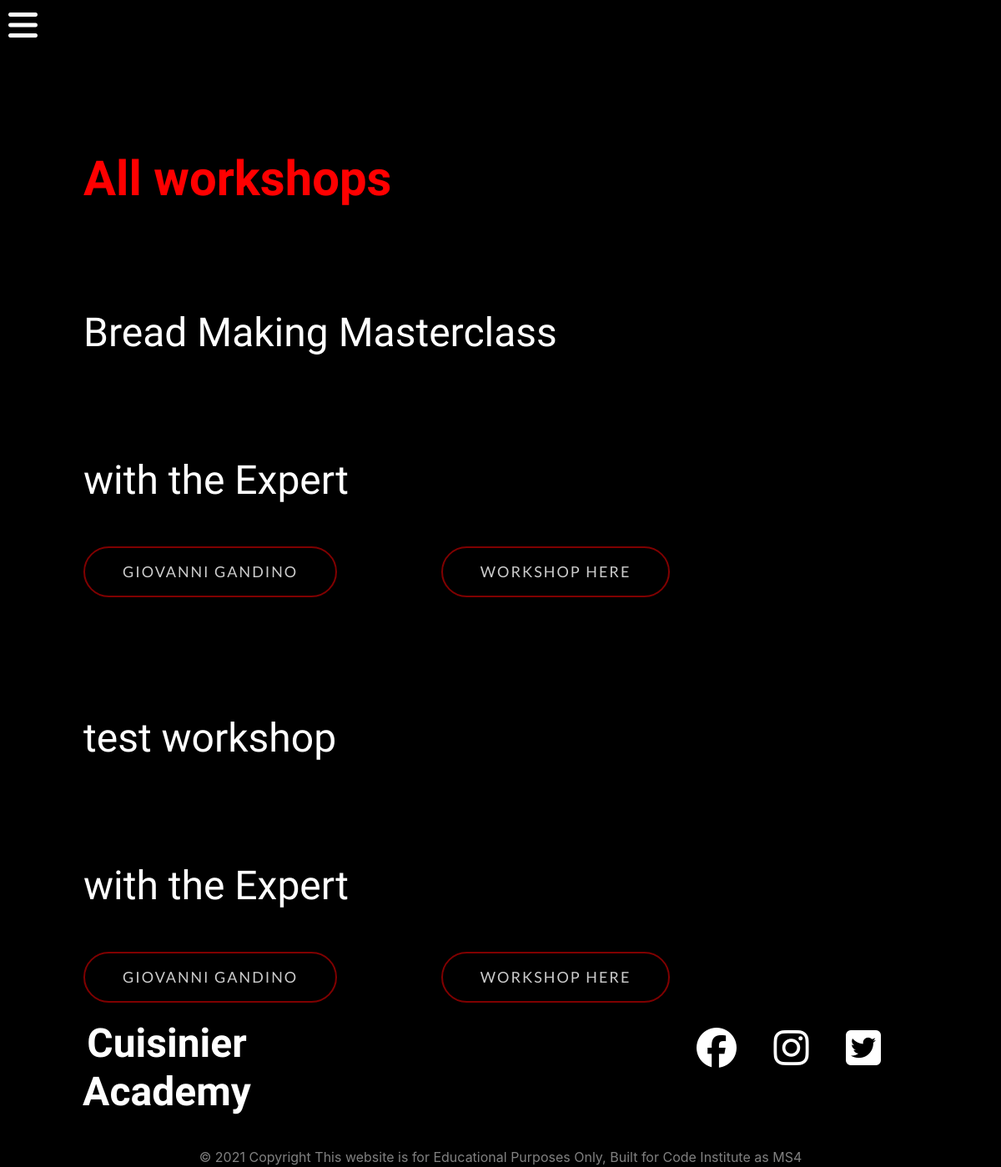
Page /workshops/ on the committed database.
### workshops/models.py (models this page shows, shortened)
class Workshop(models.Model):
    title = models.CharField(max_length=100)
    sub_title = models.CharField(max_length=200)
    description = models.TextField(blank=True)
    expert = models.ForeignKey(Expert,default=None, on_delete=models.DO_NOTHING)
    main_img = models.ImageField(null=True, blank=True) # upload file path
    image_1 = models.ImageField(null=True, blank=True)
    image_2 = models.ImageField(null=True, blank=True)
    image_3 = models.ImageField(null=True, blank=True)
    agenda_day_1 = models.TextField(null=True, blank=True)
    agenda_day_2 = models.TextField(null=True, blank=True)
    agenda_day_3 = models.TextField(null=True, blank=True)
    price = models.DecimalField(null=True, max_digits=6, decimal_places=2, blank=True)
    date = models.DateTimeField(default=datetime.now, blank=True)
    location = models.CharField(null=True, max_length=200)
    is_published = models.BooleanField(default=True)

### experts/models.py (models this page shows)
class Expert(models.Model):
    name = models.CharField(max_length=100)
    about = models.TextField(blank=True)
    profile_image = models.ImageField(null=True, blank=True)
    facbook_link = models.CharField(default='www.facebook.com', max_length=200)
    twitter_link = models.CharField(default='www.twitter.com', max_length=200)
    def __str__(self):
        return self.name

### workshops/views.py (the view)
# urls.py: path('workshops/', include('workshops.urls')),
def workshops(request):
    workshops = Workshop.objects.all()
    for workshop in workshops:
        expert = Expert.objects.filter(name=workshop.expert)
    context = {
        'workshops': workshops,
        'expert': expert,
    }
    return render(request, 'workshops/workshops.html', context)

### workshops/templates/workshops/workshops.html
{% extends "base.html" %}
{% load static %}
{% block content %}
    <h1 class="header-titile"> <span> All workshops</span></h1>
    {% if workshops %}
        {% for workshop in workshops %}
            <h2 class="header-titile">{{ workshop.title }}</h2>
            {% for e in expert %}
                <h2 class="header-titile">with the Expert</h2>
                <a href="{% url 'expert' e.id %}" class="btn btn-header">{{ e.name }}</a>
                {% endfor %}
            <a href="{% url 'workshop' workshop.id %}" class="btn btn-header">workshop here</a>
        {% endfor %}
        {% endif %}
{% endblock %}

### static/css/base.css (style rules this page uses)
body { background-color: black; }
.header-titile { margin: 120px 330px 20px 100px; color: white; font-size: 48px; font-family: 'flamenco', sans-serif; justify-content: left; }
.header-titile span { color: red; font-size: 58px; font-weight: bold; }
.btn-header { margin: 30px 20px 20px 100px ; color: rgba(255, 255, 255, 0.8) ; border: 2px solid; border-color: rgba(255, 0, 0, 0.5); border-radius: 300px; letter-spacing: 2px; text-transform: uppercase; font-size: 18px; font-family: 'Lato', sans-serif; padding: 15px 45px; }

### rows in the picture
Workshop: title "Bread Making Masterclass"
Expert: name "GIOVANNI GANDINO"
Workshop: title "test workshop"
